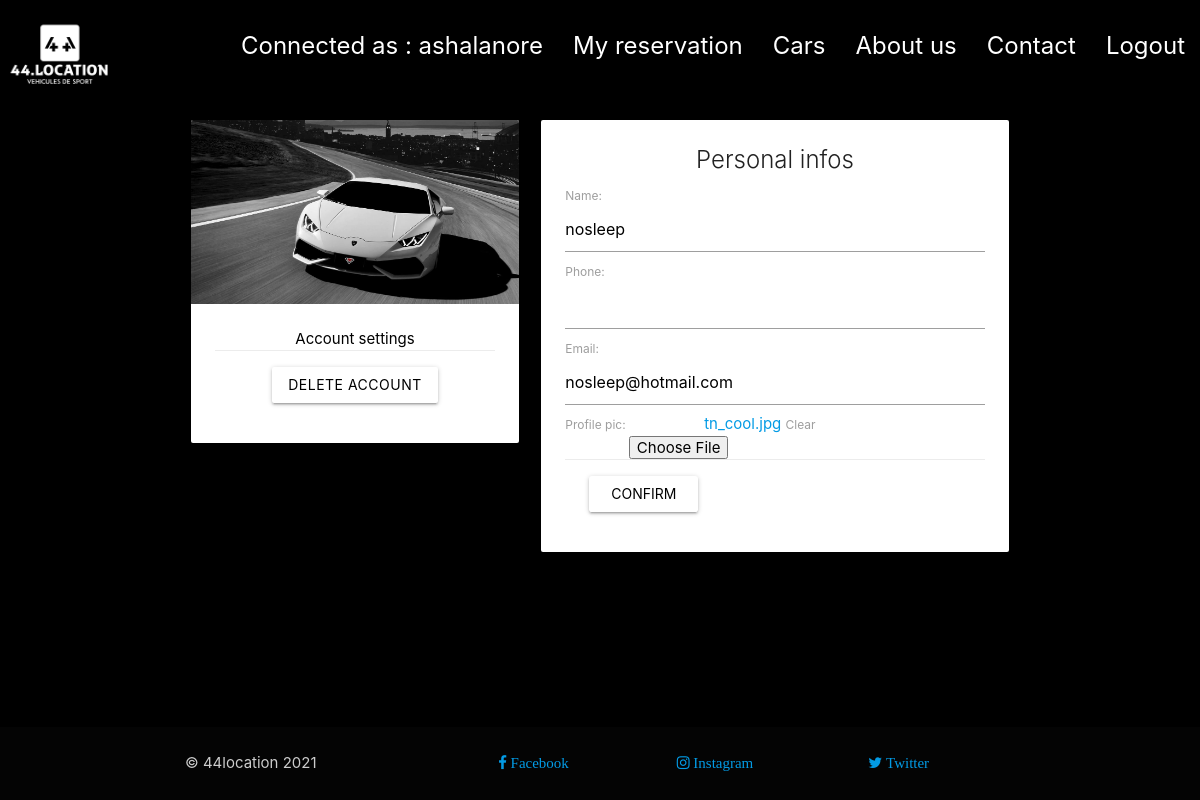
The page /settings/15/ (signed in) on the database its author committed.
### customer/models.py (models this page shows, shortened)
class Customer(models.Model):
    user = models.OneToOneField(User, null=True, blank=True, on_delete=models.CASCADE)
    name = models.CharField(max_length=200, null=True)
    phone = models.CharField(max_length=200, null=True)
    email = models.EmailField(max_length=200, null=True, unique=True)
    profile_pic = models.ImageField(default="tn_cool.jpg", null=True, blank=True)
    date_created = models.DateTimeField(auto_now_add=True, null=True)
    @property
    def profileURL(self):
        try:
            url = self.profile_pic.url
        except:
            url = ''
        return url

### login_settings/decorators.py (the view)
        def wrapper_func(request, *args, **kwargs):
            group = None
            if request.user.groups.exists():
                group = request.user.groups.all()[0].name
            if group in allowed_roles:
                return view_func(request, *args, **kwargs)
            else:
                return HttpResponse('You are not authorized to view this page')

### customer/forms.py
class CustomerForm(ModelForm):
    class Meta:
        model = Customer
        fields = '__all__'
        exclude = ['user']

### customer/views.py (called while the page is built)
@login_required(login_url='login')
@allowed_user(allowed_roles=['customer', 'admin'])
def user_settings(request, pk):
    customer = Customer.objects.get(id=pk)
    form = CustomerForm(instance=customer)
    if request.method == 'POST':
        form = CustomerForm(request.POST, request.FILES, instance=customer)
        if form.is_valid():
            form.save()
            messages.success(request, f'Update saved !')
    context = {'form': form, 'customer': customer}
    return render(request, 'customer/user_settings.html', context)

### customer/templates/customer/user_settings.html (shortened to what this page needs)
{% extends 'home/header.html' %}
{% load static %}
{% block content %}
<div class="row container">
    <div class="col s12 m5 l5 xl3">
      <div class="card white">
        <div class="card-image">
          <img src="{{customer.profileURL}}" class="responsive-img">
        </div>
        <div class="card-content black-text center">
            <p>Account settings</p>
            <div class="card-action">
                <a href="{% url 'customer:delete_account_from_customer' customer.id %}" class="btn white black-text waves-effect waves-red">Delete account</a>
            </div>
        </div>
      </div>
    </div>
    <div class="col s12 m7 l7 xl9">
      <div class="card white">
        <div class="card-content">
          <span class="card-title center">Personal infos</span>
          <form method="post" action="" enctype="multipart/form-data" class="white-text" onsubmit="myButton.disabled=true; return true;">
              {{form.as_p}}
              <div class="card-action">
                  <input class="btn white black-text waves-effect waves-green" type="submit" name="myButton" value="Confirm">
              </div>
          </form>
        </div>
      </div>
    </div>
</div>
{% endblock %}

### home/templates/home/includes/navbar.html (shortened to what this page needs)
{% load active_link_tags %}
{% load static %}
<div class="navbar-fixed">
  <nav>
  <div class="nav-wrapper ">
    <a href="/" class="brand-logo"><img src="{% static '/images/logo-44location.png' %}" id="logo"></a>
      <ul class="right hide-on-med-and-down">
        {% if user.is_authenticated and not request.user.is_staff  %}
          {% url 'customer:user_settings' request.user.customer.id as url %}
          <li class="{% if request.path == url %}my_custom_active_link{% endif %}"><a href="{{url}}" >Connected as :  {{user.username}}</a></li>
          {% url 'customer:customer_dashboard' request.user.customer.pk as url %}
          <li class="{% if request.path == url %}my_custom_active_link{% endif %}"><a href="{{url}}" class="{% active_link 'customer:customer_dashboard'  'my_custom_active_link' strict=True %}">My reservation</a></li>
          {% url 'cars:all_cars' as url %}
          <li class="{% if request.path == url %}my_custom_active_link{% endif %}"><a href="{{url}}">Cars</a></li>
          {% url 'home:about_us' as url %}
          <li class="{% if request.path == url %}my_custom_active_link{% endif %}"><a href="{{url}}">About us</a></li>
          {% url 'home:contact_us' as url %}
          <li class="{% if request.path == url %}my_custom_active_link{% endif %}"><a href="{{url}}">Contact</a></li>
          <li class="{% active_link 'logout' 'my_custom_active_link' %}"><a href="{% url 'logout' %}">Logout</a></li>
        {% endif %}
    </ul>
  </div>
  </nav>
</div>

### static/css/my_custom.css (style rules this page uses)
html { font-size: 15px; height: 100%; }
body { background: black; display: flex; min-height: 100vh; flex-direction: column; }
nav ul a { font-size: x-large; margin-top: 14px; }
nav a { font-size: x-large; margin-top: 14px; }
nav .nav-wrapper { font-size: x-large; background: black !important; height: 100px !important; }
#logo { width: 120px; height: 70px; padding-top: 0px; margin-top:6px; margin-left: 300px border: 2px solid white; border-radius: 5px; }
p { font-size: 15px; }

### rows shown on the page
Customer: profileURL (picture), name "nosleep", email "nosleep@hotmail.com"

### other values the page prints
{{ user.username }} "ashalanore"
